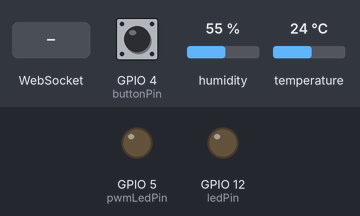
Bench run of a sketch on a simulated ESP8266 (NodeMCU). On the bench: output pins drawn as LEDs (lit = HIGH). Inputs (shaded band) come from the test bench; at power-on: GPIO 4 (buttonPin) LOW, humidity 55 %, temperature 24 °C. WiFi joins after 1.5 s; servers stay silent unless stated; what the sketch prints to the serial monitor is not drawn.

Above: at 2.7 s.
2.8 s: WebSocket text "toggle" received
At 3.3 s:
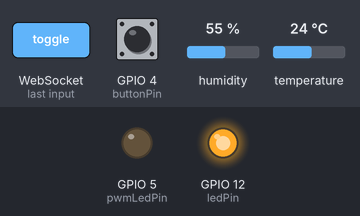
5.8 s: GPIO 4 (buttonPin) pulled HIGH for 0.15 s
At 6.2 s:
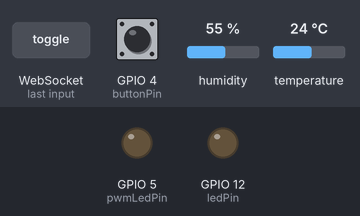
7.4 s: GPIO 4 (buttonPin) pulled HIGH for 1 s
At 8.6 s:
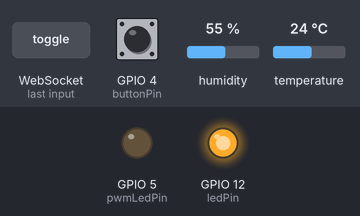
Timing chart, 0 to 10.4 s (numbered marks = the images above; inputs shaded):
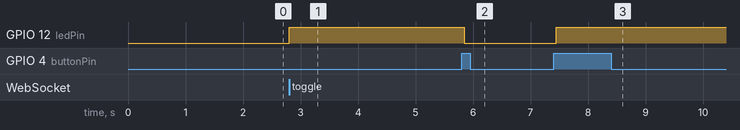

The sketch:

4.7tugas.ino
```cpp
#include <ESP8266WiFi.h>
#include <ESPAsyncTCP.h>
#include <ESPAsyncWebServer.h>
#include <DHT.h>

const char* ssid = "Samsung";
const char* password = "not my style";

const byte dhtPin = 2;
const byte buttonPin = 4;
const byte ledPin = 12;
const byte pwmLedPin = 5;

DHT dht(dhtPin, DHT22);

bool ledState = false;
String currentTemp = "--";
String currentHum = "--";

int pwmValue = 0;
int buttonState = LOW;
int lastButtonState = LOW;
unsigned long lastDebounceTime = 0;
const unsigned long debounceDelay = 50;
unsigned long lastTime = 0;

AsyncWebServer server(80);
AsyncWebSocket ws("/ws");

const char index_html[] PROGMEM = R"rawliteral(
<!DOCTYPE html>
<html>
<head>
  <meta name="viewport" content="width=device-width, initial-scale=1">
  <title>Smart Room</title>
  <style>
    body {
      font-family: Arial, sans-serif;
      text-align: center;
      margin: 0;
      padding: 15px;
      background: #f7f7f7;
    }
    .card {
      background: white;
      margin: 18px auto;
      padding: 20px;
      max-width: 340px;
      border-radius: 12px;
      box-shadow: 0 2px 8px #0001;
    }
    button {
      padding: 12px 25px;
      font-size: 18px;
      border: 0;
      border-radius: 6px;
      cursor: pointer;
      color: white;
    }
    .btn-on { background-color: #4CAF50; }
    .btn-off { background-color: #f44336; }
    input[type=range] {
      width: 100%;
      margin: 18px 0;
    }
  </style>
</head>
<body>
  <h1>Smart Room</h1>

  <div class="card">
    <h2>Suhu: <span id="tempValue">--</span> °C</h2>
  </div>

  <div class="card">
    <h2>Kelembapan: <span id="humValue">--</span> %</h2>
  </div>

  <div class="card">
    <h2>LED ON/OFF: <span id="ledStatus">OFF</span></h2>
    <button id="toggleBtn" class="btn-off" onclick="toggleLed()">Turn ON</button>
  </div>

  <div class="card">
    <h2>Kontrol Intensitas LED PWM</h2>
    <input type="range" min="0" max="1023" value="0"
           id="pwmSlider" oninput="sendPWM(this.value)">
    <p>Nilai PWM: <span id="pwmValue">0</span> / 1023</p>
    <p>Intensitas: <span id="pwmPercent">0</span>%</p>
  </div>

  <script>
    var gateway = `ws://${window.location.hostname}/ws`;
    var websocket;

    window.addEventListener('load', onLoad);

    function onLoad() {
      initWebSocket();
    }

    function initWebSocket() {
      websocket = new WebSocket(gateway);
      websocket.onopen = onOpen;
      websocket.onclose = onClose;
      websocket.onmessage = onMessage;
    }

    function onOpen() {
      console.log('WebSocket Terkoneksi');
    }

    function onClose() {
      setTimeout(initWebSocket, 2000);
    }

    function toggleLed() {
      if (websocket && websocket.readyState === WebSocket.OPEN) {
        websocket.send('toggle');
      }
    }

    function sendPWM(value) {
      document.getElementById('pwmValue').textContent = value;
      document.getElementById('pwmPercent').textContent =
        Math.round((Number(value) / 1023) * 100);

      if (websocket && websocket.readyState === WebSocket.OPEN) {
        websocket.send('pwm,' + value);
      }
    }

    function onMessage(event) {
      var dataObj = JSON.parse(event.data);

      if (dataObj.suhu !== undefined) {
        document.getElementById('tempValue').textContent = dataObj.suhu;
      }

      if (dataObj.hum !== undefined) {
        document.getElementById('humValue').textContent = dataObj.hum;
      }

      if (dataObj.led !== undefined) {
        var btn = document.getElementById('toggleBtn');
        var status = document.getElementById('ledStatus');

        if (dataObj.led == "1") {
          status.textContent = "ON";
          btn.textContent = "Turn OFF";
          btn.className = "btn-on";
        } else {
          status.textContent = "OFF";
          btn.textContent = "Turn ON";
          btn.className = "btn-off";
        }
      }

      if (dataObj.pwm !== undefined) {
        document.getElementById('pwmSlider').value = dataObj.pwm;
        document.getElementById('pwmValue').textContent = dataObj.pwm;
        document.getElementById('pwmPercent').textContent =
          Math.round((Number(dataObj.pwm) / 1023) * 100);
      }
    }
  </script>
</body>
</html>
)rawliteral";

void notifyClients() {
  String jsonString = "{\"led\":\"" + String(ledState ? 1 : 0) + "\",";
  jsonString += "\"suhu\":\"" + currentTemp + "\",";
  jsonString += "\"hum\":\"" + currentHum + "\",";
  jsonString += "\"pwm\":" + String(pwmValue) + "}";
  ws.textAll(jsonString);
}

void handleWebSocketMessage(void *arg, uint8_t *data, size_t len) {
  AwsFrameInfo *info = (AwsFrameInfo*)arg;

  if (info->final && info->index == 0 &&
      info->len == len && info->opcode == WS_TEXT) {

    String message;
    message.reserve(len);
    for (size_t i = 0; i < len; i++) {
      message += (char)data[i];
    }

    if (message == "toggle") {
      ledState = !ledState;
      digitalWrite(ledPin, ledState ? HIGH : LOW);
      notifyClients();
    } else if (message.startsWith("pwm,")) {
      int value = message.substring(4).toInt();
      value = constrain(value, 0, 1023);
      pwmValue = value;
      analogWrite(pwmLedPin, pwmValue);
      notifyClients();
      Serial.print("PWM: ");
      Serial.println(pwmValue);
    }
  }
}

void onEvent(AsyncWebSocket *server, AsyncWebSocketClient *client,
             AwsEventType type, void *arg, uint8_t *data, size_t len) {
  switch (type) {
    case WS_EVT_CONNECT:
      Serial.printf("Client WebSocket #%u terhubung\n", client->id());
      notifyClients();
      break;

    case WS_EVT_DISCONNECT:
      Serial.printf("Client WebSocket #%u terputus\n", client->id());
      break;

    case WS_EVT_DATA:
      handleWebSocketMessage(arg, data, len);
      break;

    default:
      break;
  }
}

void setup() {
  Serial.begin(115200);

  pinMode(buttonPin, INPUT);
  pinMode(ledPin, OUTPUT);
  pinMode(pwmLedPin, OUTPUT);

  digitalWrite(ledPin, LOW);
  analogWriteRange(1023);
  analogWrite(pwmLedPin, 0);

  dht.begin();

  WiFi.mode(WIFI_STA);
  WiFi.begin(ssid, password);

  while (WiFi.status() != WL_CONNECTED) {
    delay(500);
    Serial.print(".");
  }

  Serial.println();
  Serial.print("IP Address: ");
  Serial.println(WiFi.localIP());

  server.on("/", HTTP_GET, [](AsyncWebServerRequest *request) {
    request->send_P(200, "text/html", index_html);
  });

  ws.onEvent(onEvent);
  server.addHandler(&ws);
  server.begin();
}

void loop() {
  ws.cleanupClients();

  int reading = digitalRead(buttonPin);

  if (reading != lastButtonState) {
    lastDebounceTime = millis();
  }

  if (millis() - lastDebounceTime > debounceDelay) {
    if (reading != buttonState) {
      buttonState = reading;

      if (buttonState == HIGH) {
        ledState = !ledState;
        digitalWrite(ledPin, ledState ? HIGH : LOW);
        notifyClients();
      }
    }
  }

  lastButtonState = reading;

  if (millis() - lastTime >= 3000) {
    float t = dht.readTemperature();
    float h = dht.readHumidity();

    if (!isnan(t) && !isnan(h)) {
      currentTemp = String(t, 1);
      currentHum = String(h, 1);
      notifyClients();

      Serial.print("Suhu: ");
      Serial.print(currentTemp);
      Serial.print(" C | Kelembapan: ");
      Serial.print(currentHum);
      Serial.println(" %");
    } else {
      Serial.println("Gagal membaca sensor DHT!");
    }

    lastTime = millis();
  }
}
```

Measured:
- after the input at 2.8 s, GPIO 12 (ledPin): LOW → HIGH at once
- after the input at 5.8 s, GPIO 12 (ledPin): HIGH → LOW after 0.05 s
- after the input at 7.4 s, GPIO 12 (ledPin): LOW → HIGH after 0.05 s
